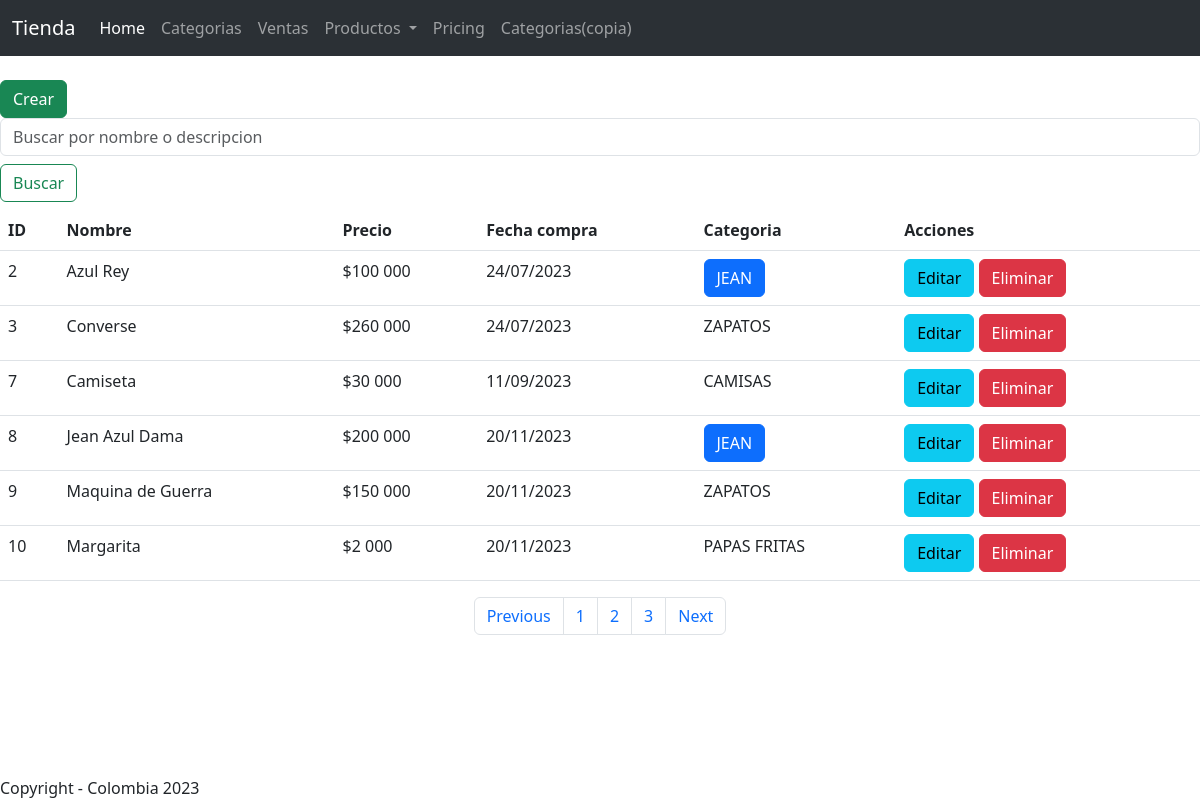
Before: /productos/ with the older database file.
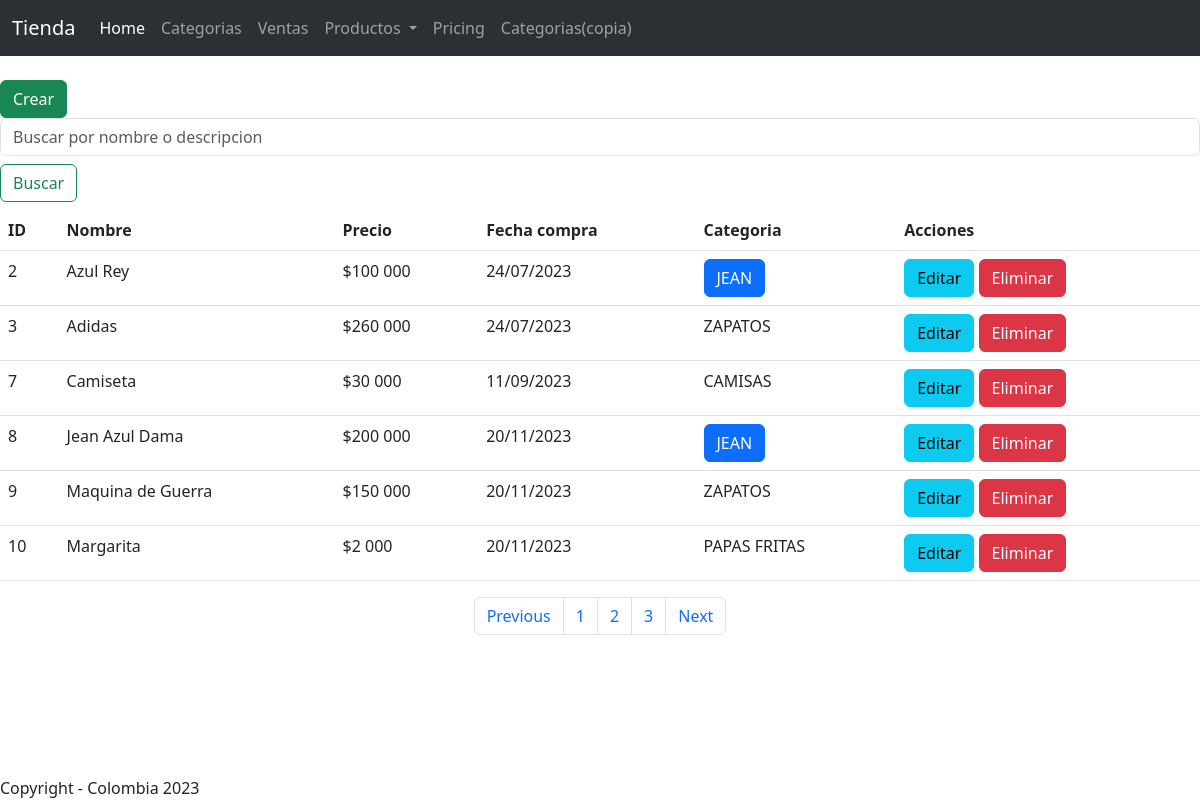
After: the same page with the newer database file.
### tienda/models.py (models this page shows, shortened)
class Producto(models.Model):
    nombre = models.CharField(max_length=254)
    precio = models.IntegerField()
    categoria = models.ForeignKey(Categoria, on_delete=models.DO_NOTHING)
    fecha_compra = models.DateField()
    stock = models.IntegerField(default=1)
    foto = models.ImageField(null=True, blank=True, default='fotos_productos/default.png', upload_to='fotos_productos')

class Categoria(models.Model):
    nombre = models.CharField(max_length=50)
    descripcion = models.TextField(null=True, blank=True)

### tienda/views.py (the view)
# urls.py: path("productos/", views.productos, name="productos"),
def productos(request):
    query = Producto.objects.all()
    contexto = {"data": query}
    return render(request, "tienda/productos/listar.html", contexto)

### tienda/templates/tienda/productos/listar.html (shortened to what this page needs)
{% extends 'tienda/base.html' %}
{% load static %}
{% load humanize %}
{% block contenedor %}
    <br>
    <a class="btn btn-success" href="{% url 'tienda:form_pro' %}">Crear</a>
    <form class="form-inline" role="search" method="post">
        <input class="form-control mr-sm-2" type="search" placeholder="Buscar por nombre o descripcion" aria-label="Search" name="buscar" value="{{buscado}}">
        <button class="btn btn-outline-success my-2 my-ms-0" type="submit">Buscar</button><br>
    </form>
    {% if data %}
        <table class="table table-hover">
            <tr>
                <th>ID</th>
                <th>Nombre</th>
                <th>Precio</th>
                <th>Fecha compra</th>
                <th>Categoria</th>
                <th>Acciones</th>
            </tr>
        {% for i in data %}
            <tr>
                <td>{{ i.id }} </td>
                <td>{{i.nombre}} </td>
                <td>${{i.precio|intcomma}}</td>
                <td>{{i.fecha_compra|date:"SHORT_DATE_FORMAT"}}</td>
                <td>
                    {% if i.categoria.nombre|upper == "JEAN" %}
                        <button type="button" class="btn btn-primary position-relative">
                            {{i.categoria.nombre|upper}}
                        </button>
                    {% else %}
                        {{i.categoria.nombre|upper}}
                    {% endif %}
                </td>
                <td>
                    <a href="{% url 'tienda:productos_editar' i.id %}" class="btn btn-info">Editar</a>
                    <a href="{% url 'tienda:productos_eliminar' i.id %}" class="btn btn-danger">Eliminar</a>
                </td>
            </tr>
        {% endfor %}
        </table>
        <nav aria-label="Page navigation example">
          <ul class="pagination justify-content-center">
            <li class="page-item"><a class="page-link" href="#">Previous</a></li>
            <li class="page-item"><a class="page-link" href="#">1</a></li>
            <li class="page-item"><a class="page-link" href="#">2</a></li>
            <li class="page-item"><a class="page-link" href="#">3</a></li>
            <li class="page-item"><a class="page-link" href="#">Next</a></li>
          </ul>
        </nav>
    {% else %}
        <div class="card bg-warning mt-4 mb-4 p-1">
            NO hay registros...
        </div>
    {% endif %}
{% endblock %}

Changed rows visible on the page:
changed Producto id 3: nombre "Converse" → "Adidas"
